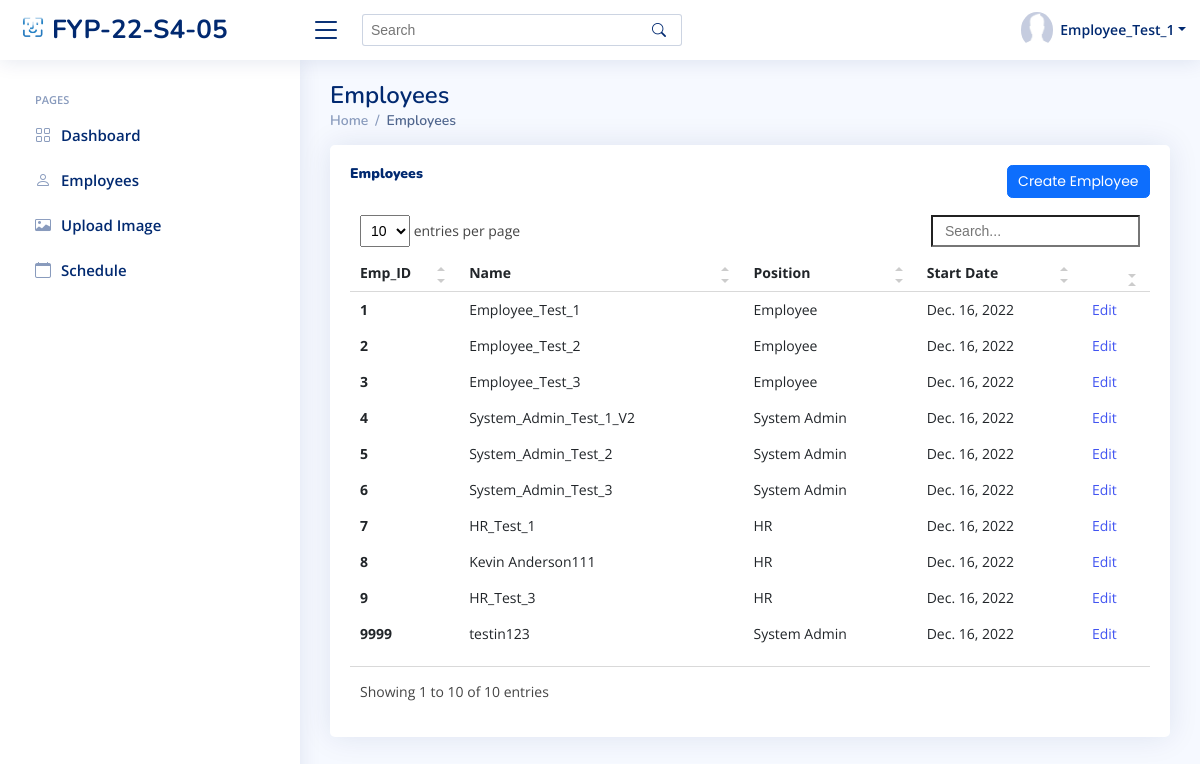
Page /sys_admin/view_employees/ (signed in) on the earlier database version.
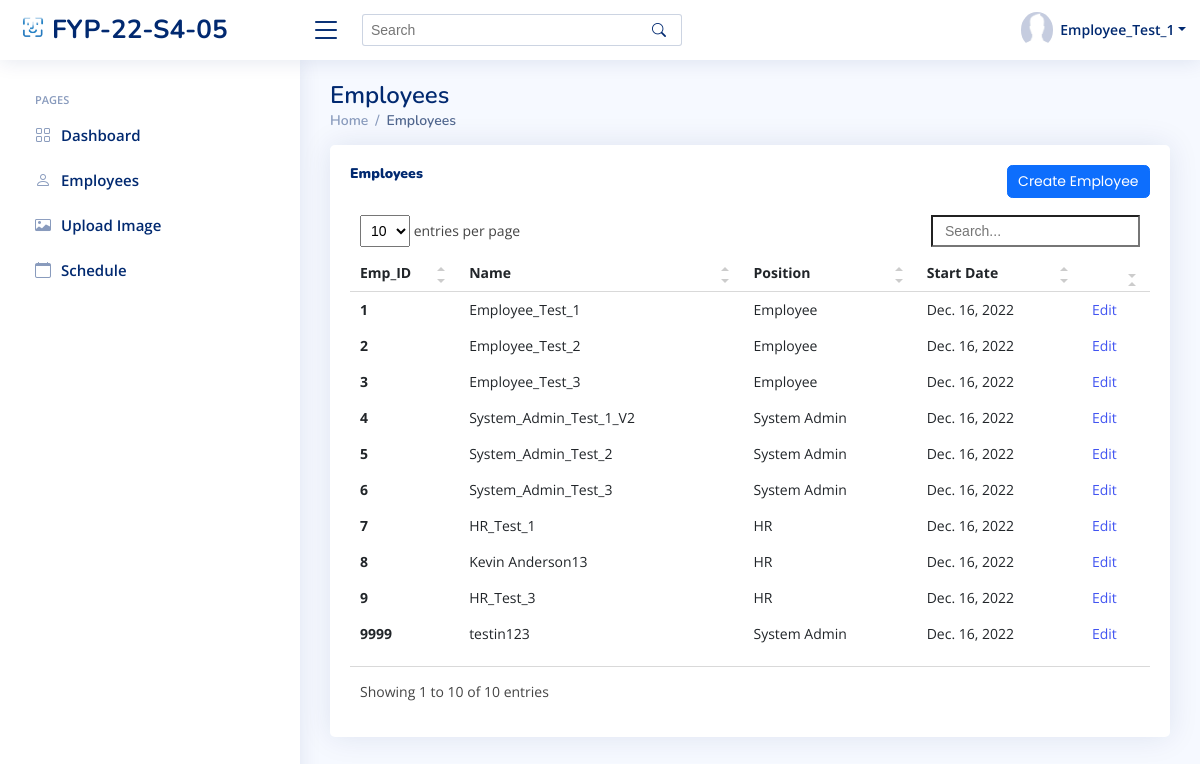
Same page on the later database version.
### index/models.py (models this page shows, shortened)
class Employee(models.Model):
	Employee_ID = models.IntegerField(primary_key=True)
	Full_Name = models.CharField(max_length=100)
	Job_Title = models.CharField(max_length=100)
	Phone_Number = models.CharField(max_length=100)
	Email_Address = models.EmailField()
	Role = models.ForeignKey(Role, on_delete=models.CASCADE)
	Profile_Image = models.ImageField(default='profile_pics/default.jpg', upload_to='profile_pics')
	Password = models.CharField(max_length=256)
	Start_Date = models.DateField(auto_now_add=True)

class Role(models.Model):
	Role_ID = models.IntegerField(primary_key=True)
	Role_Name = models.CharField(max_length=100)

### index/views/sys_admin.py (the view)
# urls.py: path('sys_admin/view_employees/', sys_admin.sys_admin_view_employees, name='sys_admin_view_employees'),
def sys_admin_view_employees(request):
	currentEmployee = Employee.objects.get(Employee_ID=request.session['Employee_ID'])
	allEmployees = Employee.objects.all()
	context={
		'Employee_ID' : currentEmployee.Employee_ID,
		'Full_Name' : currentEmployee.Full_Name,
		'Role' : currentEmployee.Role.Role_Name,
		'PFP' : currentEmployee.Profile_Image.url,
		'Employees' : allEmployees,
	}
	return render(request, 'sys_admin/sys_admin_view_employees.html', context)

### templates/sys_admin/sys_admin_view_employees.html (shortened to what this page needs)
{% extends "index/base.html" %}
{% load static %}
{% block content %}
{% include 'sys_admin/sys_admin_base.html' %}
  <main id="main" class="main">
    <div class="pagetitle">
      <h1>Employees</h1>
      <nav>
        <ol class="breadcrumb">
          <li class="breadcrumb-item"><a href="{% url 'sys_admin_home' %}">Home</a></li>
          <li class="breadcrumb-item active">Employees</li>
        </ol>
      </nav>
    </div>
    <section class="section">
      <div class="row">
        <div class="col-lg-12">
          <div class="card recent-sales overflow-auto">
            <div class="card-body">
              <div class="col-lg-12 align-items-center justify-content-center card-title">
                <h5 class="float-start"><b>Employees</b></h5>
                <a href="{% url 'sys_admin_create_user' %}" class="btn btn-primary float-end">Create Employee</a>
                <br>
              </div>
              <table class="table table-borderless datatable">
                <thead>
                  <tr>
                    <th scope="col">Emp_ID</th>
                    <th scope="col">Name</th>
                    <th scope="col">Position</th>
                    <th scope="col">Start Date</th>
                    <th scope="col"></th>
                  </tr>
                </thead>
                <tbody>
                  {% for employee in Employees %}
                    <tr>
                      <th scope="row">{{ employee.Employee_ID }}</th>
                      <td>{{ employee.Full_Name }}</td>
                      <td>{{ employee.Role.Role_Name }}</td>
                      <td>{{ employee.Start_Date }}</td>
                      <td><a href="edit/{{ employee.Employee_ID }}">Edit</a></td>
                    </tr>
                  {% endfor %}
                </tbody>
              </table>
            </div>
          </div>
        </div>
      </div>
    </section>
  </main>
{% endblock content %}

Differences in the rows shown:
changed Employee id 8: Full_Name "Kevin Anderson111" → "Kevin Anderson13"
